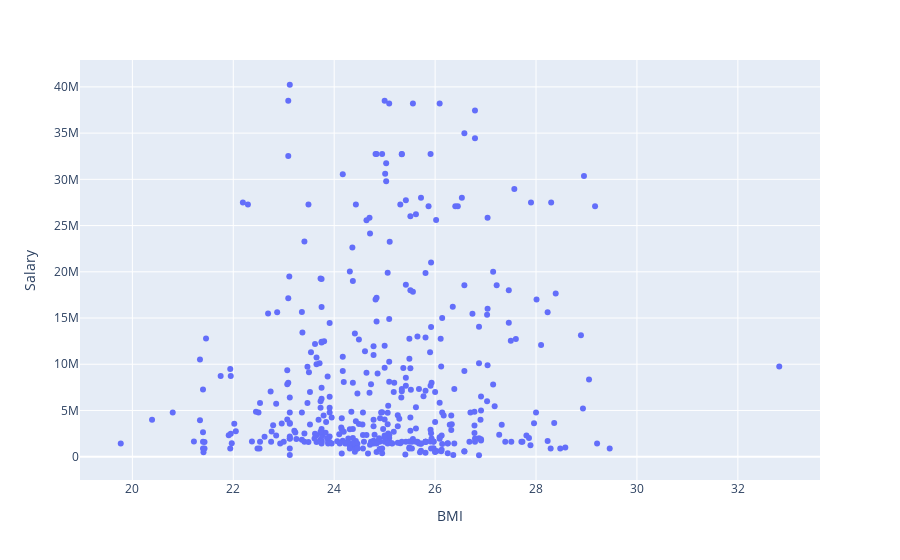

Notebook code cell kept with this figure:
### Code cell
fig = px.scatter(combined, y='Salary', x='BMI', hover_data=['PLAYER_NAME'])
fig.show()

### Figure 1 — Plotly figure (JSON) as saved in the notebook; plotly's stock layout.template omitted (floating-point values rounded to 4 significant figures; data arrays with more than 128 entries replaced by an {"elided": "..."} marker saying what was removed)
{"data": [{"customdata": {"elided": "465x1 str values"}, "hovertemplate": "BMI=%{x}<br>Salary=%{y}<br>PLAYER_NAME=%{customdata[0]}<extra></extra>", "legendgroup": "", "marker": {"color": "#636efa", "symbol": "circle"}, "mode": "markers", "name": "", "orientation": "v", "showlegend": false, "type": "scatter", "x": {"elided": "465 float values"}, "xaxis": "x", "y": {"elided": "465 int values"}, "yaxis": "y"}], "layout": {"legend": {"tracegroupgap": 0}, "margin": {"t": 60}, "xaxis": {"anchor": "y", "domain": [0, 1], "title": {"text": "BMI"}}, "yaxis": {"anchor": "x", "domain": [0, 1], "title": {"text": "Salary"}}}}
